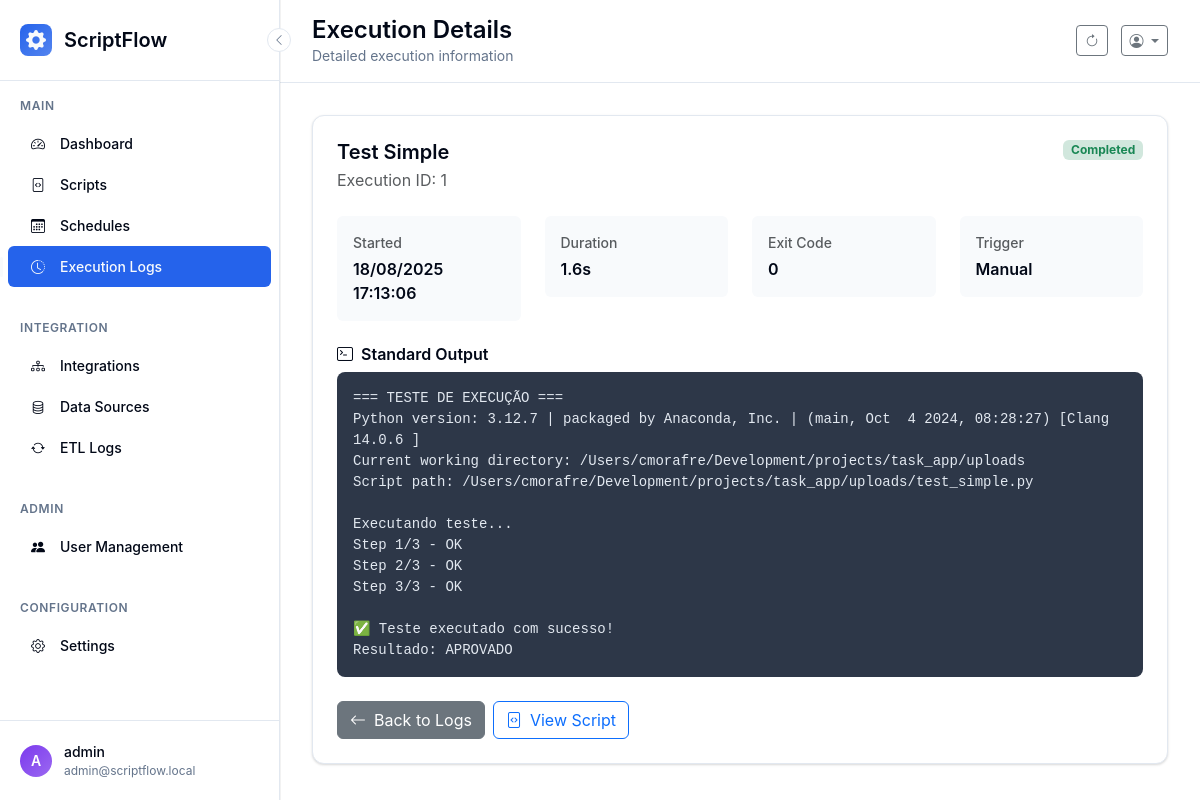
The app's page /logs/1 (signed in) with its own data.
### scriptflow.py (models this page shows, shortened)
class User(UserMixin, db.Model):
    __tablename__ = 'users'
    id = db.Column(db.Integer, primary_key=True)
    username = db.Column(db.String(80), unique=True, nullable=False)
    email = db.Column(db.String(120), unique=True, nullable=False)
    password_hash = db.Column(db.String(255), nullable=False)
    is_admin = db.Column(db.Boolean, default=False, nullable=False)
    can_view_all_data = db.Column(db.Boolean, default=False, nullable=False)
    created_at = db.Column(db.DateTime, default=datetime.now)
    last_login = db.Column(db.DateTime)

class Script(db.Model):
    __tablename__ = 'scripts'
    id = db.Column(db.Integer, primary_key=True)
    name = db.Column(db.String(100), nullable=False)
    description = db.Column(db.Text)
    filename = db.Column(db.String(255), nullable=False)
    file_path = db.Column(db.String(500), nullable=False)
    script_type = db.Column(db.String(10), nullable=False)  # 'py' or 'bat'
    file_size = db.Column(db.Integer)
    created_at = db.Column(db.DateTime, default=datetime.now)
    updated_at = db.Column(db.DateTime, default=datetime.now, onupdate=datetime.now)
    is_active = db.Column(db.Boolean, default=True)
    user_id = db.Column(db.Integer, db.ForeignKey('users.id'), nullable=False)

class Execution(db.Model):
    __tablename__ = 'executions'
    id = db.Column(db.Integer, primary_key=True)
    started_at = db.Column(db.DateTime, default=datetime.now, nullable=False)
    completed_at = db.Column(db.DateTime)
    status = db.Column(db.String(20), default='pending', nullable=False)  # pending, running, completed, failed, timeout
    exit_code = db.Column(db.Integer)
    stdout = db.Column(db.Text)
    stderr = db.Column(db.Text)
    duration_seconds = db.Column(db.Float)
    trigger_type = db.Column(db.String(20), default='manual', nullable=False)  # manual, scheduled, api
    script_id = db.Column(db.Integer, db.ForeignKey('scripts.id'), nullable=False)
    user_id = db.Column(db.Integer, db.ForeignKey('users.id'), nullable=False)
    script = db.relationship('Script', backref='executions')
    @property
    def formatted_duration(self):
        if not self.duration_seconds:
            return "N/A"
        if self.duration_seconds < 60:
            return f"{self.duration_seconds:.1f}s"
        else:
            minutes = int(self.duration_seconds // 60)
            seconds = int(self.duration_seconds % 60)
            return f"{minutes}m {seconds}s"
    @property
    def status_color(self):
        colors = {
            'pending': 'secondary',
            'running': 'running',
            'completed': 'success',
            'failed': 'danger',
            'timeout': 'warning',
            'cancelled': 'danger'
        }
        return colors.get(self.status, 'secondary')

### app/controllers/logs.py (the view)
    @logs_bp.route('/<int:execution_id>')
    @login_required
    def view_execution(execution_id):
        execution_query = Execution.query.filter_by(id=execution_id)
        execution = apply_user_data_filter(execution_query).first_or_404()
        return render_template('execution_detail.html', execution=execution)

### templates/execution_detail.html (shortened to what this page needs)
{% extends "base.html" %}
{% block page_title %}Execution Details{% endblock %}
{% block page_subtitle %}Detailed execution information{% endblock %}
{% block content %}
<div class="row">
    <div class="col-12">
        <div class="modern-card">
            <div class="d-flex justify-content-between align-items-start mb-4">
                <div>
                    <h5 class="fw-semibold mb-1">{{ execution.script.name if execution.script else 'Unknown Script' }}</h5>
                    <p class="text-muted mb-0">Execution ID: {{ execution.id }}</p>
                </div>
                <span class="badge bg-{{ execution.status_color }}-subtle text-{{ execution.status_color }}">
                    {{ execution.status.title() }}
                </span>
            </div>
            <div class="row mb-4">
                <div class="col-md-3">
                    <div class="bg-light p-3 rounded">
                        <div class="fw-medium small text-muted mb-1">Started</div>
                        <div class="fw-semibold">{{ execution.started_at.strftime('%d/%m/%Y %H:%M:%S') if execution.started_at else 'N/A' }}</div>
                    </div>
                </div>
                <div class="col-md-3">
                    <div class="bg-light p-3 rounded">
                        <div class="fw-medium small text-muted mb-1">Duration</div>
                        <div class="fw-semibold">{{ execution.formatted_duration if execution.formatted_duration else 'N/A' }}</div>
                    </div>
                </div>
                <div class="col-md-3">
                    <div class="bg-light p-3 rounded">
                        <div class="fw-medium small text-muted mb-1">Exit Code</div>
                        <div class="fw-semibold">{{ execution.exit_code if execution.exit_code is not none else 'N/A' }}</div>
                    </div>
                </div>
                <div class="col-md-3">
                    <div class="bg-light p-3 rounded">
                        <div class="fw-medium small text-muted mb-1">Trigger</div>
                        <div class="fw-semibold">{{ execution.trigger_type.title() if execution.trigger_type else 'Manual' }}</div>
                    </div>
                </div>
            </div>
            {% if execution.stdout %}
            <div class="mb-4">
                <h6 class="fw-semibold mb-2">
                    <i class="bi bi-terminal me-2"></i>Standard Output
                </h6>
                <div class="log-output">{{ execution.stdout }}</div>
            </div>
            {% endif %}
            <div class="d-flex gap-2">
                <a href="{{ url_for('logs.list_logs') }}" class="btn btn-secondary">
                    <i class="bi bi-arrow-left me-2"></i>Back to Logs
                </a>
                {% if execution.script %}
                <a href="{{ url_for('view_script', script_id=execution.script.id) }}" class="btn btn-outline-primary">
                    <i class="bi bi-file-code me-2"></i>View Script
                </a>
                {% endif %}
            </div>
        </div>
    </div>
</div>
{% endblock %}

### templates/base.html (shortened to what this page needs)
<!DOCTYPE html>
<html lang="en">
<head>
    <link href="https://cdn.jsdelivr.net/npm/bootstrap@5.3.2/dist/css/bootstrap.min.css" rel="stylesheet">
    <link href="https://cdn.jsdelivr.net/npm/bootstrap-icons@1.11.0/font/bootstrap-icons.css" rel="stylesheet">
</head>
<body>
    <aside class="modern-sidebar" id="sidebar">
        <button class="sidebar-toggle" onclick="toggleSidebar()">
            <i class="bi bi-chevron-left"></i>
        </button>
        <div class="sidebar-header">
            <div class="sidebar-logo">
                <i class="bi bi-gear-fill"></i>
            </div>
            <div class="sidebar-title">ScriptFlow</div>
        </div>
        <nav class="sidebar-nav">
            <div class="nav-section">
                <div class="nav-section-title">Main</div>
                <a href="{{ url_for('main.dashboard') }}" class="nav-item{% if request.endpoint == 'main.dashboard' %} active{% endif %}">
                    <div class="nav-icon">
                        <i class="bi bi-speedometer2"></i>
                    </div>
                    <span class="nav-text">Dashboard</span>
                </a>
                <a href="{{ url_for('scripts.list_scripts') }}" class="nav-item{% if request.endpoint in ['scripts.list_scripts', 'scripts.upload_script', 'scripts.edit_script', 'scripts.view_script'] %} active{% endif %}">
                    <div class="nav-icon">
                        <i class="bi bi-file-code"></i>
                    </div>
                    <span class="nav-text">Scripts</span>
                </a>
                <a href="{{ url_for('schedules.list_schedules') }}" class="nav-item{% if request.endpoint in ['schedules.list_schedules', 'schedules.create_schedule', 'schedules.edit_schedule'] %} active{% endif %}">
                    <div class="nav-icon">
                        <i class="bi bi-calendar3"></i>
                    </div>
                    <span class="nav-text">Schedules</span>
                </a>
                <a href="{{ url_for('logs.list_logs') }}" class="nav-item{% if request.endpoint in ['logs.list_logs', 'logs.view_execution'] %} active{% endif %}">
                    <div class="nav-icon">
                        <i class="bi bi-clock-history"></i>
                    </div>
                    <span class="nav-text">Execution Logs</span>
                </a>
            </div>
            <div class="nav-section">
                <div class="nav-section-title">Integration</div>
                <a href="{{ url_for('integrations.list_integrations') }}" class="nav-item">
                    <div class="nav-icon">
                        <i class="bi bi-diagram-3"></i>
                    </div>
                    <span class="nav-text">Integrations</span>
                </a>
                <a href="{{ url_for('datasources.list_datasources') }}" class="nav-item{% if request.endpoint and 'datasources' in request.endpoint %} active{% endif %}">
                    <div class="nav-icon">
                        <i class="bi bi-database"></i>
                    </div>
                    <span class="nav-text">Data Sources</span>
                </a>
                <a href="{{ url_for('integrations.list_executions') }}" class="nav-item{% if request.endpoint == 'integrations.list_executions' or request.endpoint == 'integrations.view_execution' %} active{% endif %}">
                    <div class="nav-icon">
                        <i class="bi bi-arrow-repeat"></i>
                    </div>
                    <span class="nav-text">ETL Logs</span>
                </a>
            </div>
            {% if current_user.is_admin %}
            <div class="nav-section">
                <div class="nav-section-title">Admin</div>
                <a href="{{ url_for('admin.manage_users') }}" class="nav-item{% if request.endpoint in ['admin.manage_users', 'admin.create_user', 'admin.edit_user'] %} active{% endif %}">
                    <div class="nav-icon">
                        <i class="bi bi-people-fill"></i>
                    </div>
                    <span class="nav-text">User Management</span>
                </a>
            </div>
            {% endif %}
            <div class="nav-section">
                <div class="nav-section-title">Configuration</div>
                <a href="{{ url_for('main.settings') }}" class="nav-item{% if request.endpoint in ['main.settings', 'main.python_settings', 'main.terminal'] %} active{% endif %}">
                    <div class="nav-icon">
                        <i class="bi bi-gear"></i>
                    </div>
                    <span class="nav-text">Settings</span>
                </a>
            </div>
        </nav>
        <div class="sidebar-user" onclick="toggleUserMenu()">
            <div class="user-avatar">
                {{ current_user.username[0].upper() if current_user.username else 'U' }}
            </div>
            <div class="user-info">
                <div class="user-name">{{ current_user.username }}</div>
                <div class="user-email">{{ current_user.email if current_user.email else 'admin' }}</div>
            </div>
        </div>
    </aside>
    <main class="main-content" id="mainContent">
        <header class="main-header">
            <div>
                <h1 class="page-title">{% block page_title %}Dashboard{% endblock %}</h1>
                <p class="page-subtitle">{% block page_subtitle %}Welcome to ScriptFlow{% endblock %}</p>
            </div>
            <div>
                <button class="btn btn-outline-secondary btn-sm me-2" onclick="location.reload()">
                    <i class="bi bi-arrow-clockwise"></i>
                </button>
                <div class="dropdown d-inline-block">
                    <button class="btn btn-outline-secondary btn-sm dropdown-toggle" type="button" data-bs-toggle="dropdown">
                        <i class="bi bi-person-circle"></i>
                    </button>
                </div>
            </div>
        </header>
        <div class="content-area">
            {% block content %}{% endblock %}
        </div>
    </main>
</body>
</html>

### records on screen
User: username "A", username "admin", email "admin@scriptflow.local"
Script: script "Test Simple"
Execution: id "1", status "Completed", started_at "18/08/2025 17:13:06", duration_seconds "1.6s", exit_code "0", trigger_type "Manual", stdout "=== TESTE DE EXECUÇÃO === Python version: 3.12.7 | packaged by Anaconda, Inc. | (main, Oct 4 2024, 08:28:27) [Clang 14.0.6 ] Current working directory: /Users/cmorafre/Development/projects/task_app/uploads Script path: /Users/cmorafre/Development/projects/task_app/uploads/test_simple.py Executando teste... Step 1/3 - OK Step 2/3 - OK Step 3/3 - OK ✅ Teste executado com sucesso! Resultado: APROVADO"
